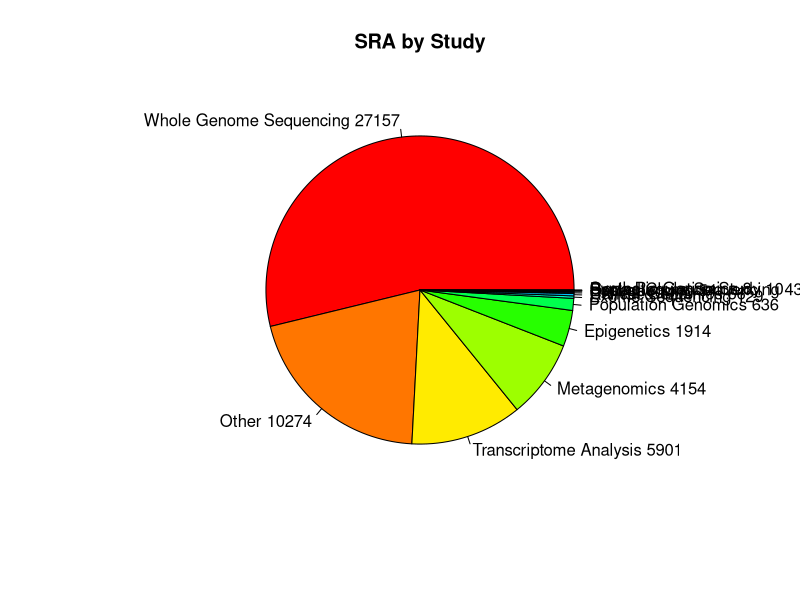

R code for this plot:
png("pie1.png")
dat <- read.delim2("srabystudy.txt", header=F)
names(dat) <- c("GO", "freq")
dat <- cbind(dat, serial=seq(dim(dat)[1]))
dat2 <- dat[ dat$freq != 0, ]
pie(dat2$freq, labels=paste(dat2$GO, dat2$freq), col=rainbow(dim(dat[1])[dat2$serial]), main="SRA by Study")
dev.off()
